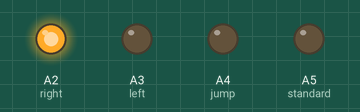
Recording of a sketch running on a simulated Arduino Uno, built with avr-gcc and run on an emulated ATmega328P. Shown: output pins drawn as LEDs (lit = HIGH).

Above: at 1.46 s.
At 1.66 s:
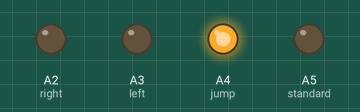
At 3.22 s:
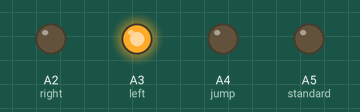
At 5.32 s:
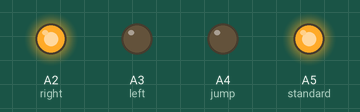
At 7.11 s:
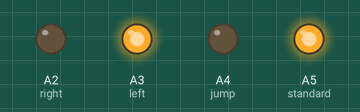
Timing chart, 0 to 8.2 s (numbered marks = the images above):
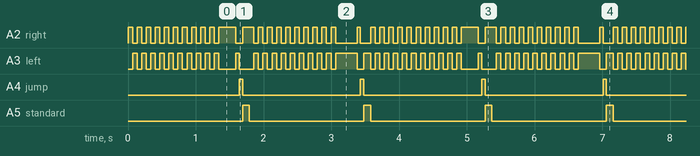

The sketch:

dash_dance_aerials.ino
```cpp
const int standard = A5;
const int jump = A4;
const int left = A3;
const int right = A2;

void dashDance() {
  for (int x = 0; x < 10; x++){
    digitalWrite(left, LOW);
    digitalWrite(right, HIGH);
    delay(67);
    digitalWrite(right, LOW);
    digitalWrite(left, HIGH);
    delay(67);
  }
  digitalWrite(left, LOW);
}

void leftNeutral() {
  digitalWrite(left, HIGH);
  delay(150);
  digitalWrite(jump, HIGH);
  delay(50);
  digitalWrite(jump, LOW);
  digitalWrite(left, LOW);
  digitalWrite(standard, HIGH);
  delay(100);
  digitalWrite(standard, LOW);
}

void rightNeutral() {
  digitalWrite(right, HIGH);
  delay(150);
  digitalWrite(jump, HIGH);
  delay(50);
  digitalWrite(jump, LOW);
  digitalWrite(right, LOW);
  digitalWrite(standard, HIGH);
  delay(100);
  digitalWrite(standard, LOW);
}

void backAirLeft() {
  digitalWrite(left, HIGH);
  delay(250);
  digitalWrite(left, LOW);
  digitalWrite(right, HIGH);
  delay(50);
  digitalWrite(right, LOW);
  digitalWrite(jump, HIGH);
  delay(50);
  digitalWrite(jump, LOW);
  digitalWrite(left, HIGH);
  digitalWrite(standard, HIGH);
  delay(100);
  digitalWrite(left, LOW);
  digitalWrite(standard, LOW);
}

void backAirRight() {
  digitalWrite(right, HIGH);
  delay(250);
  digitalWrite(right, LOW);
  digitalWrite(left, HIGH);
  delay(50);
  digitalWrite(left, LOW);
  digitalWrite(jump, HIGH);
  delay(50);
  digitalWrite(jump, LOW);
  digitalWrite(right, HIGH);
  digitalWrite(standard, HIGH);
  delay(100);
  digitalWrite(right, LOW);
  digitalWrite(standard, LOW);
}


void setup() {
  pinMode(left, OUTPUT);
  pinMode(right, OUTPUT);
  pinMode(standard, OUTPUT);
  pinMode(jump, OUTPUT);
}

void loop() {
 dashDance();
 backAirRight();
 dashDance();
 backAirLeft();

}
```

Measured:
- by itself, A2 (right), A3 (left): moves between LOW and HIGH, repeating every 3.6 s
- by itself, A4 (jump): alternates HIGH for 0.05 s and LOW for 1.7 s
- by itself, A5 (standard): alternates HIGH for 0.10 s and LOW for 1.7 s
